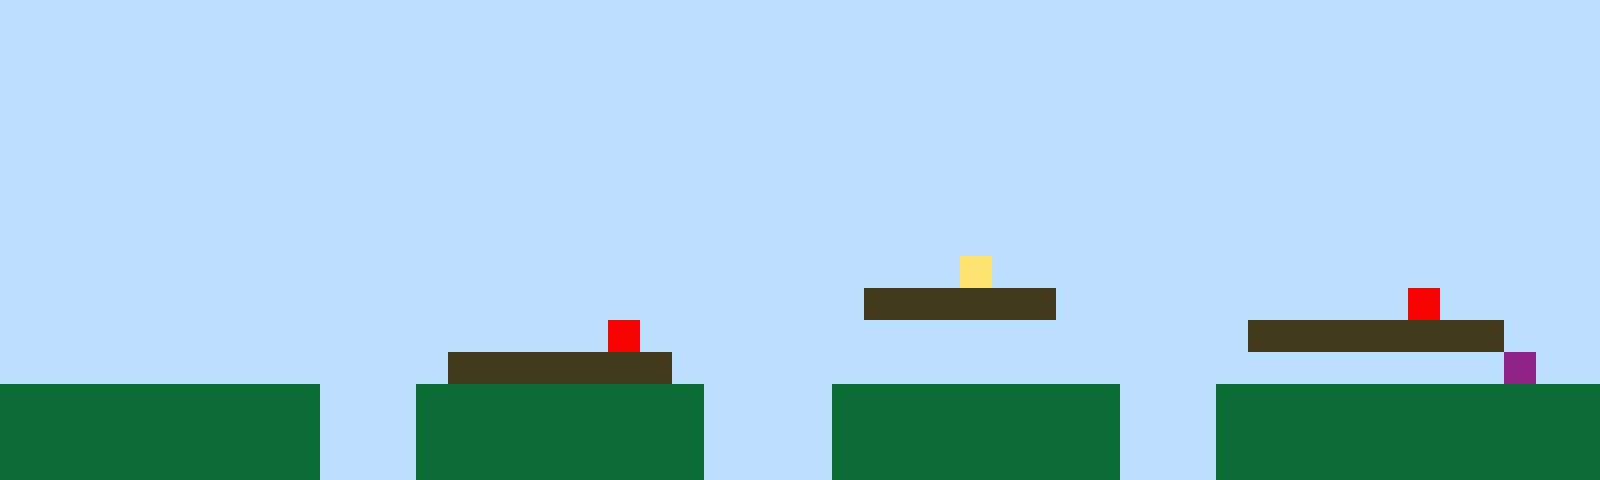

A level layout from a 2D game, rendered from its tile map. Below: a short description, then the map file with its tile-grid data intact:
An orthogonal 50x15 tile map with 32x32 px tiles, 1 tile layer (Tile Layer 1).

<map version="1.10" tiledversion="1.11.2" orientation="orthogonal" renderorder="right-up" width="50" height="15" tilewidth="32" tileheight="32" infinite="0" nextlayerid="2" nextobjectid="1"><editorsettings><export target="map1.csv" format="csv" /></editorsettings><tileset firstgid="1" name="sprites" tilewidth="32" tileheight="32" tilecount="6" columns="3"><image source="sprites.png" width="96" height="64" /></tileset><layer id="1" name="Tile Layer 1" width="50" height="15"><data encoding="csv">1,1,1,1,1,1,1,1,1,1,1,1,1,1,1,1,1,1,1,1,1,1,1,1,1,1,1,1,1,1,1,1,1,1,1,1,1,1,1,1,1,1,1,1,1,1,1,1,1,1,1,1,1,1,1,1,1,1,1,1,1,1,1,1,1,1,1,1,1,1,1,1,1,1,1,1,1,1,1,1,1,1,1,1,1,1,1,1,1,1,1,1,1,1,1,1,1,1,1,1,1,1,1,1,1,1,1,1,1,1,1,1,1,1,1,1,1,1,1,1,1,1,1,1,1,1,1,1,1,1,1,1,1,1,1,1,1,1,1,1,1,1,1,1,1,1,1,1,1,1,1,1,1,1,1,1,1,1,1,1,1,1,1,1,1,1,1,1,1,1,1,1,1,1,1,1,1,1,1,1,1,1,1,1,1,1,1,1,1,1,1,1,1,1,1,1,1,1,1,1,1,1,1,1,1,1,1,1,1,1,1,1,1,1,1,1,1,1,1,1,1,1,1,1,1,1,1,1,1,1,1,1,1,1,1,1,1,1,1,1,1,1,1,1,1,1,1,1,1,1,1,1,1,1,1,1,1,1,1,1,1,1,1,1,1,1,1,1,1,1,1,1,1,1,1,1,1,1,1,1,1,1,1,1,1,1,1,1,1,1,1,1,1,1,1,1,1,1,1,1,1,1,1,1,1,1,1,1,1,1,1,1,1,1,1,1,1,1,1,1,1,1,1,1,1,1,1,1,1,1,1,1,1,1,1,1,1,1,1,1,1,1,1,1,1,1,1,1,1,1,1,1,1,1,1,1,1,1,1,1,1,1,1,1,1,1,1,1,1,1,1,1,1,1,1,1,1,1,1,1,1,1,1,1,1,1,1,1,1,1,1,1,1,1,1,1,1,1,1,1,1,1,1,1,1,1,1,1,1,1,1,1,1,1,1,1,1,1,1,1,1,1,1,1,1,1,1,1,1,1,4,1,1,1,1,1,1,1,1,1,1,1,1,1,1,1,1,1,1,1,1,1,1,1,1,1,1,1,1,1,1,1,1,1,1,1,1,1,1,1,1,1,1,1,1,1,1,3,3,3,3,3,3,1,1,1,1,1,1,1,1,1,1,1,5,1,1,1,1,1,1,1,1,1,1,1,1,1,1,1,1,1,1,1,1,1,1,1,1,5,1,1,1,1,1,1,1,1,1,1,1,1,1,1,1,1,1,1,1,3,3,3,3,3,3,3,3,1,1,1,1,1,1,1,1,1,1,1,1,1,1,1,1,1,3,3,3,3,3,3,3,1,1,1,1,1,1,1,1,1,1,1,1,1,1,1,1,1,1,1,1,1,1,1,1,1,1,6,1,1,2,2,2,2,2,2,2,2,2,2,1,1,1,2,2,2,2,2,2,2,2,2,1,1,1,1,2,2,2,2,2,2,2,2,2,1,1,1,2,2,2,2,2,2,2,2,2,2,2,2,2,2,2,2,2,2,2,2,2,2,1,1,1,2,2,2,2,2,2,2,2,2,1,1,1,1,2,2,2,2,2,2,2,2,2,1,1,1,2,2,2,2,2,2,2,2,2,2,2,2,2,2,2,2,2,2,2,2,2,2,1,1,1,2,2,2,2,2,2,2,2,2,1,1,1,1,2,2,2,2,2,2,2,2,2,1,1,1,2,2,2,2,2,2,2,2,2,2,2,2</data></layer></map>
